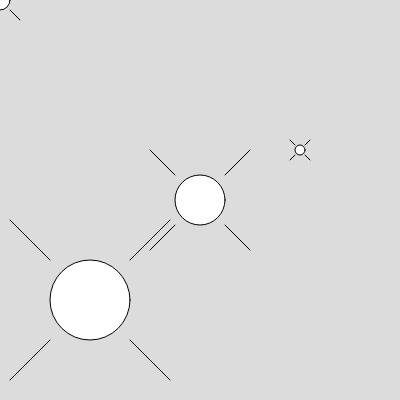
Frame 1 (no input)
Frame 60 (no input): identical to frame 1, image omitted
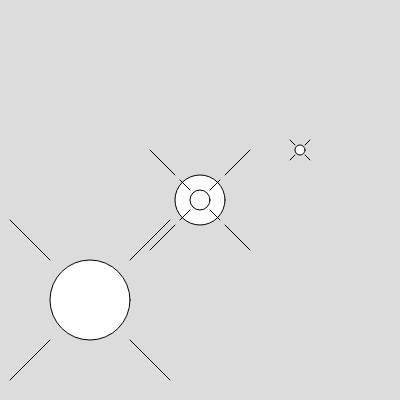
Frame 120 (the mouse pressed at the canvas centre since frame 60)

The p5.js sketch that drew these frames (run headless with seeded random() and noise() and a simulated clock; from frame 60 on, the mouse is pressed at the canvas centre):

// p5.js sketch
// ── sketch.js
function setup() {
  createCanvas(400, 400);
}

function draw() {
  background(220);
  miFigura1(300, 150, 10);
  miFigura1(90,300, 80);
  miFigura1(width/2,height/2, 50);
  miFigura1(mouseX, mouseY, 20);
}

function miFigura1(x, y, tam){
  circle(x,y,tam);
  line(x+tam/2, y-tam/2, x+tam, y-tam);
  line(x-tam/2, y-tam/2, x-tam, y-tam);
  line(x-tam/2, y+tam/2, x-tam, y+tam);
  line(x+tam/2, y+tam/2, x+tam, y+tam);
  
}
